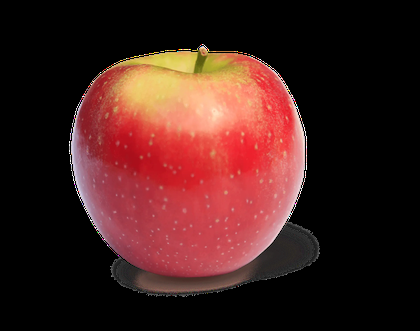
%> input picture images/apple.png, 420 x 331 px, shrunk from 2400 x 1889 before the run
$ octave --eval "result = ske('../images/apple.png');"   (GNU Octave 9; MATLAB toolbox functions it lacks are replaced by stand-ins)
%> lines starting %> are read from the running program, lines starting %| are printed output that depends on the picture; in (x1, y1, x2, y2) boxes, pixels count from 0 and x2, y2 are one past the last pixel; in counts of white or black regions, pixels touching at a corner belong together; the program's own positions count from 1
% copied from https://github.com/ASU-APG/adam-stage/tree/main/processing
% original code by Sheng Cheng
function [S, E] = ske(path)
%> called with path = '../images/apple.png'
img = imread(path);
%> img is the input picture: size 331x420x3 uint8; mean R, G, B 67.3, 32.1, 28.9
gray_img = rgb2gray(img);
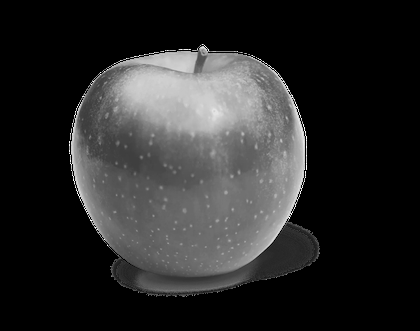
%> gray_img: size 331x420 uint8; min 0, max 255, mean 42.3
bw = edge(gray_img, 'Canny');
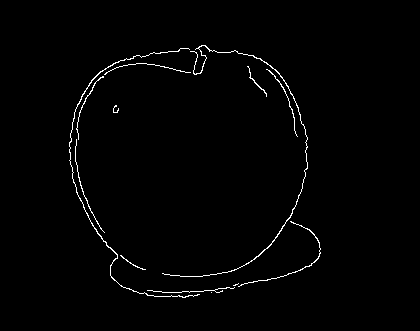
%> bw: size 331x420 logical; 1.2% white in thin lines or dots, all inside (x1, y1, x2, y2) = (69, 45, 321, 298)
dilate = imdilate(bw,strel('square', 5));
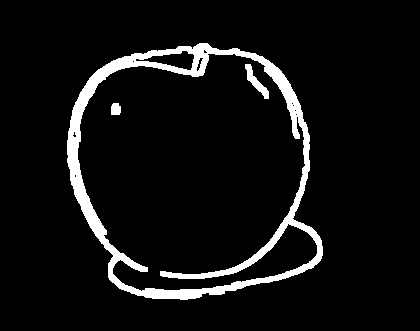
%> dilate: size 331x420 logical; 6.6% white; 3 white regions, box (x1, y1, x2, y2) and area: (67, 43, 323, 300) 8823, (245, 64, 269, 99) 274, (111, 103, 121, 115) 108
T = bwmorph(dilate,'thin',inf);
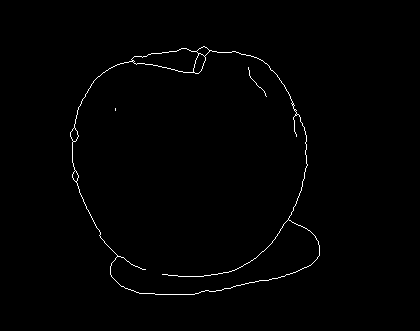
%> T: size 331x420 logical; 0.83% white in thin lines or dots, all inside (x1, y1, x2, y2) = (70, 46, 320, 295)
%> (the run ends here)

$ run again, on images/banana.png
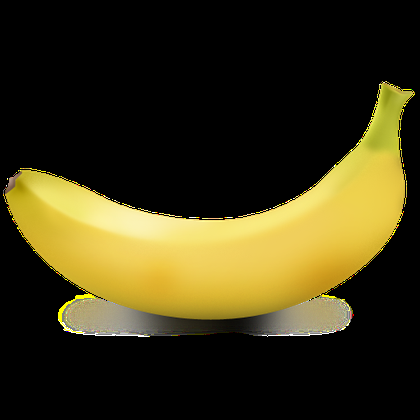
%> input picture images/banana.png, 420 x 420 px, shrunk from 512 x 512 before the run
%> in ske, img is the input picture: size 420x420x3 uint8; mean R, G, B 59.4, 52.6, 22.4
%> in ske, `bw = edge(gray_img, 'Canny');`:
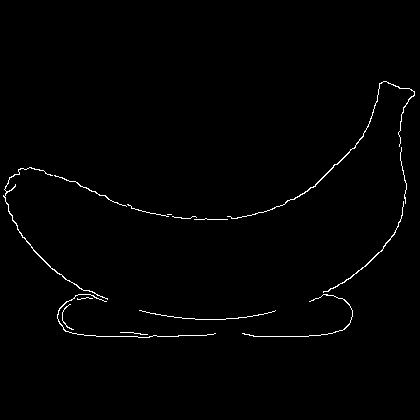
%> bw: size 420x420 logical; 0.99% white in thin lines or dots, all inside (x1, y1, x2, y2) = (3, 81, 415, 338)
%> dilate: size 420x420 logical; 5.2% white; 2 white regions, box (x1, y1, x2, y2) and area: (1, 79, 417, 340) 8452, (137, 308, 278, 322) 780
%> in ske, `T = bwmorph(dilate,'thin',inf);`:
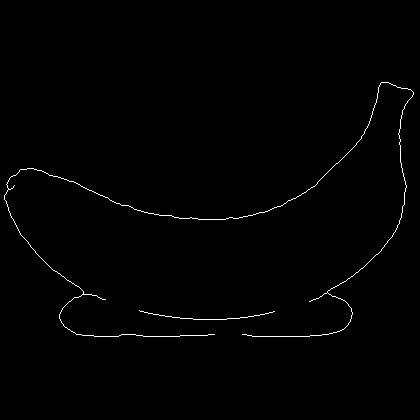
%> T: size 420x420 logical; 0.74% white in thin lines or dots, all inside (x1, y1, x2, y2) = (4, 82, 414, 337)

$ run again, on images/cube.png
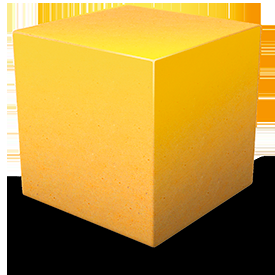
%> input picture images/cube.png, 275 x 275 px
%> in ske, img is the input picture: size 275x275x3 uint8; mean R, G, B 185.6, 146, 55.5
%> in ske, `bw = edge(gray_img, 'Canny');`:
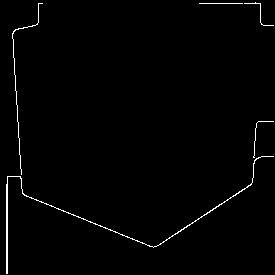
%> bw: size 275x275 logical; 1.2% white in thin lines or dots
%> dilate: size 275x275 logical; 6% white; 2 white regions, box (x1, y1, x2, y2) and area: (4, 1, 275, 275) 4009, (197, 0, 275, 28) 503
%> in ske, `T = bwmorph(dilate,'thin',inf);`:
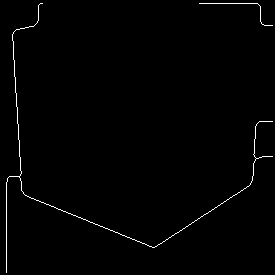
%> T: size 275x275 logical; 0.95% white in thin lines or dots
